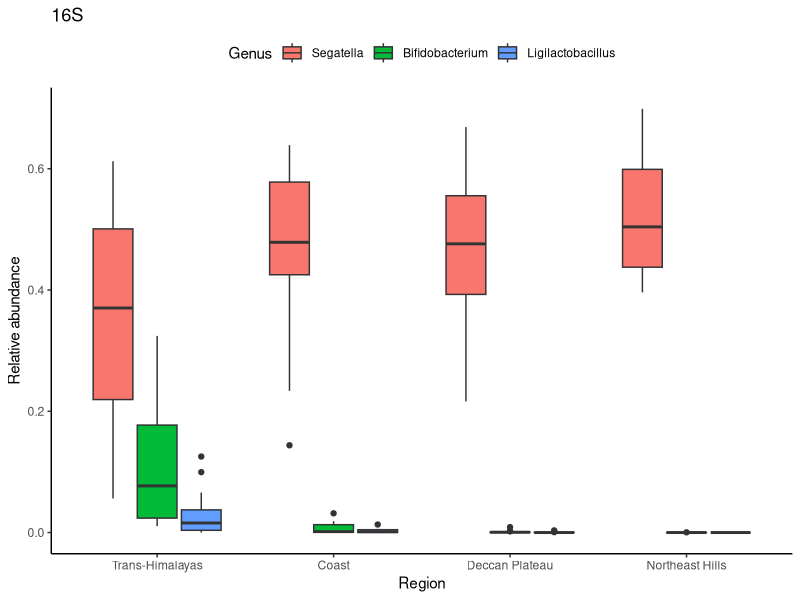
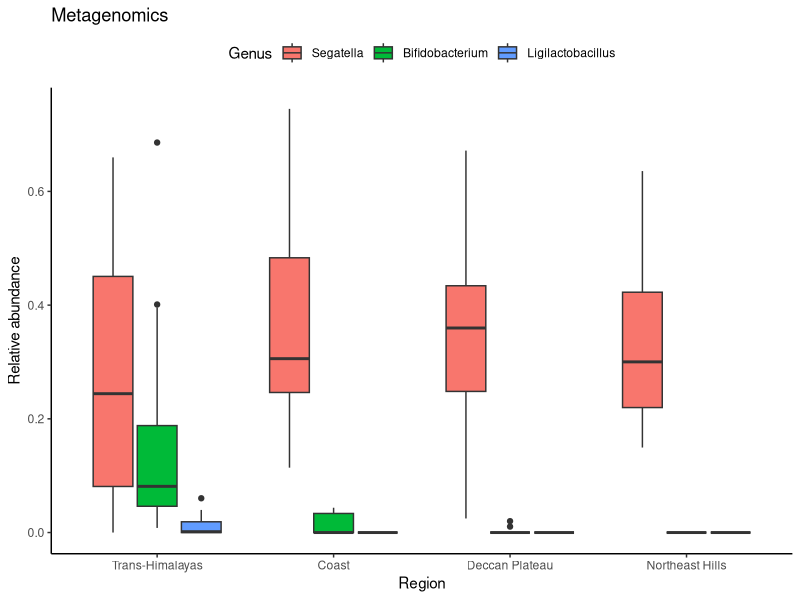
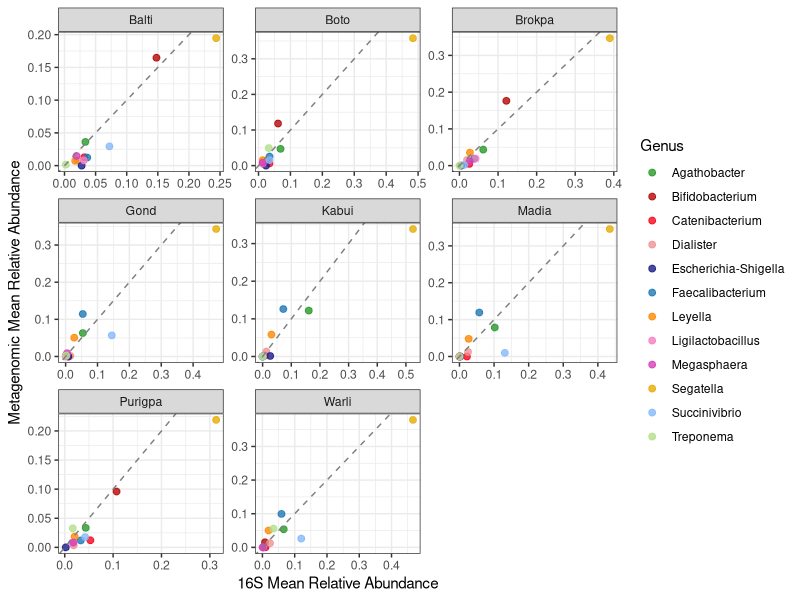
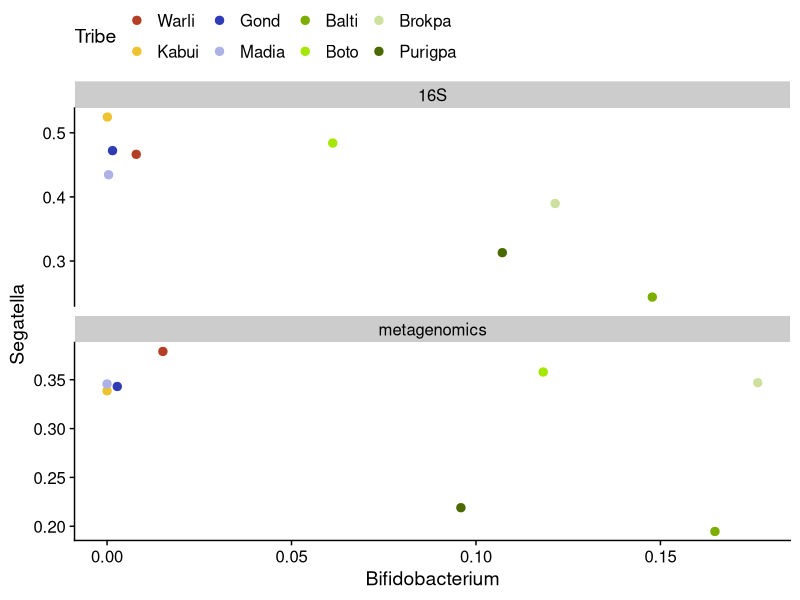
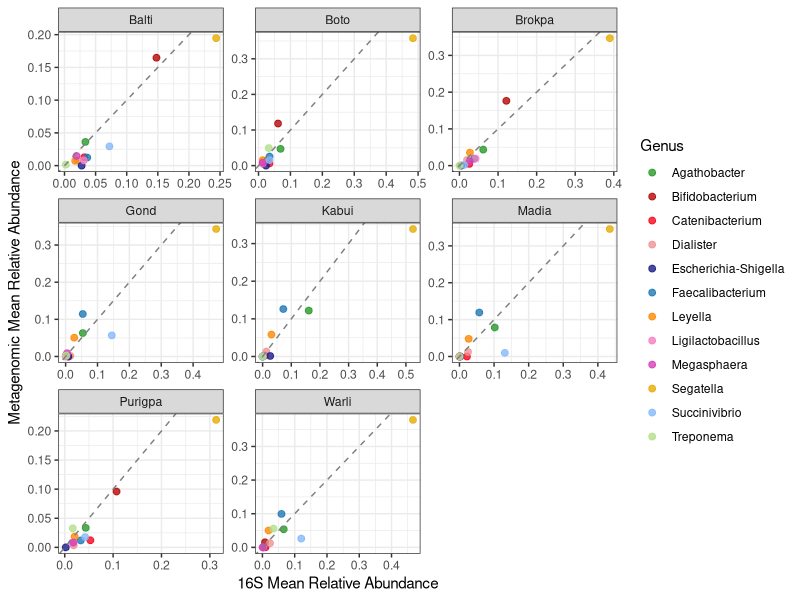

These figures' R source, in order:
library(reshape2)
library(data.table)
library(dplyr)
library(ggplot2)
library(stringr)
library(RColorBrewer)
library(cowplot)
library("pheatmap")
library(viridis)
library(tidyr)

path = "/Users/emily/Documents/SonnenburgPostdoc/IndianMicrobiome/Revision_October_2025/Github/"
setwd(path)


#################################################################################
#   Figure 4 Supplement 2 
#################################################################################


##################################################################################
#####   A: boxplots of Segatella, Bifidobacterium, and Ligilactobacillus by Region

#########
# 16S

### Read in abundance data 
d16 <-read.table("Fig2_relab_genus16S.csv", header = TRUE, sep = " ",stringsAsFactors = F,numerals="allow.loss")
d16 <- subset(d16,select=-c(AK_SK_31)) # has no metadata

## Remove outliers 
d16$AK_SK_49 = NULL
d16$AK_SK_10 = NULL
d16$AK_SK_32 = NULL
d16$AK_SR_6 = NULL
d16$AK_SG_17 = NULL
d16$AK_SG_18 = NULL
d16$AK_SR_1 = NULL
d16$AK_SR_2 = NULL
d16$AK_SR_4 = NULL # high Streptococcus

## Melt data
d16melt <- reshape::melt(d16, id = c("Genus"))
names(d16melt) <- c("Genus","Sample","Rel_ab") 
d16melt$Sample <- as.character(d16melt$Sample)

## Add tribe/region
meta <-read.table("sample_metadata.csv", header = TRUE, sep = ",",stringsAsFactors = T) 
meta<-subset(meta,meta$sample %in% d16melt$Sample)
meta <- meta %>% mutate(Region = str_replace(Region, "Central", "Deccan Plateau"))
meta <- meta %>% mutate(Region = str_replace(Region, "North-East", "Kabui"))
meta <- meta %>% mutate(Region = str_replace(Region, "North", "Trans-Himalayas"))
meta <- meta %>% mutate(Region = str_replace(Region, "West", "Coast"))
meta <- meta %>% mutate(Region = str_replace(Region, "Kabui", "Northeast Hills"))
meta <- meta %>% mutate(Tribe = str_replace(Tribe, "Gondia", "Gond"))
#
d16melt$Tribe = NA
d16melt$Region = NA 
for (row in 1:nrow(d16melt)){
  samplename = d16melt[row,2]
  tribe <- as.character(subset(meta,meta$sample==samplename)$Tribe)
  region <- as.character(subset(meta,meta$sample==samplename)$Region)
  d16melt[row,4] = tribe
  d16melt[row,5] = region
}

## Subset target genera &  Prepare df for plotting
target = c("Segatella","Bifidobacterium","Ligilactobacillus")
S42_16 = subset(d16melt,d16melt$Genus %in% target)
S42_16$Genus = factor(S42_16$Genus,levels=c("Segatella","Bifidobacterium","Ligilactobacillus"))
S42_16$Tribe = factor(S42_16$Tribe,levels=c("Balti","Brokpa","Purigpa","Boto","Warli","Madia","Gond","Kabui"))
S42_16$Region = factor(S42_16$Region,levels=c("Trans-Himalayas","Coast","Deccan Plateau","Northeast Hills"))

########################################################
###   Plot Figure 4 Supplement 2A (top, 16S)
#ragg::agg_png("Fig4_S2BA_16S.png", width = 4.5*1, height = 2.5*1, units = "in", res = 300)
ggplot(S42_16, aes(fill=Genus, y=Rel_ab, x=Region)) +  theme_classic() +
  geom_boxplot() +ylab("Relative abundance") + ggtitle("16S") +
  theme(legend.position="top")
#dev.off()    




##############
# metagenomics

d<-read.table("Fig2_relab_SRG.csv", header = TRUE, sep = ",",stringsAsFactors = FALSE,numerals="allow.loss") 

## Remove outliers 
outliers =c('AK_SK_49','AK_SK_10',"AK_SK_32","AK_SR_6",'AK_SG_17','AK_SG_18','AK_SR_1',"AK_SR_2","AK_SR_4")
d <- subset(d,(d$sample %in% outliers) == F)

## Instead of melting, make empty table with headers: Sample Genus Rel_ab
samples <- unique(d$sample)
genera = unique(d$genus)
genusRA <- data.frame(matrix(ncol = 3, nrow = length(samples)*length(genera)))
names(genusRA) <- c("Sample","Genus","Rel_ab")

# Fill it 
count=0
for (s in 1:length(samples)){
  sdf <- subset(d,d$sample==samples[[s]]) # for each sample 
  sdf$rel_ab_adj = sdf$rel_ab*(1/sum(sdf$rel_ab)) # scale RA to sum to 1 (aka ignore unclassified reads)
  for (t in 1:length(genera)){ # for each genus 
    count = count+1
    genusRA[count,1] = as.character(samples[[s]])
    genusRA[count,2]= as.character(genera[[t]])
    
    if ( (genera[[t]] %in% sdf$genus)==TRUE){
      rows <- subset(sdf,sdf$genus == genera[[t]]) 
      genusRA[count,3] = sum(rows$rel_ab_adj)  # save the rel_ab for all genomes in the genus 
    } else (genusRA[count,3]=0)
  }
}

genusRA <- subset(genusRA,genusRA$Genus!='')


## Add tribe/region
meta2 <-read.table("sample_metadata.csv", header = TRUE, sep = ",",stringsAsFactors = T)  # 1 fewer sample than 16S b/c AK_SG_19 failed metagenomic sequence
meta2<-subset(meta2,meta2$sample %in% genusRA$Sample)
meta2 <- meta2 %>% mutate(Region = str_replace(Region, "Central", "Deccan Plateau"))
meta2 <- meta2 %>% mutate(Region = str_replace(Region, "North-East", "Kabui"))
meta2 <- meta2 %>% mutate(Region = str_replace(Region, "North", "Trans-Himalayas"))
meta2 <- meta2 %>% mutate(Region = str_replace(Region, "West", "Coast"))
meta2 <- meta2 %>% mutate(Region = str_replace(Region, "Kabui", "Northeast Hills"))
meta2 <- meta2 %>% mutate(Tribe = str_replace(Tribe, "Gondia", "Gond"))
#
genusRA$Tribe = NA
genusRA$Region = NA 
for (row in 1:nrow(genusRA)){
  samplename = genusRA[row,1]
  tribe <- as.character(subset(meta2,meta2$sample==samplename)$Tribe)
  region <- as.character(subset(meta2,meta2$sample==samplename)$Region)
  genusRA[row,4] = tribe
  genusRA[row,5] = region
}

## Subset target genera &  Prepare df for plotting
S42_meta = subset(genusRA, genusRA$Genus %in% target)
S42_meta$Genus = factor(S42_meta$Genus,levels=c("Segatella","Bifidobacterium","Ligilactobacillus"))
S42_meta$Tribe = factor(S42_meta$Tribe,levels=c("Balti","Brokpa","Purigpa","Boto","Warli","Madia","Gond","Kabui"))
S42_meta$Region = factor(S42_meta$Region,levels=c("Trans-Himalayas","Coast","Deccan Plateau","Northeast Hills"))

####### Plot Figure 4 Supplement 2A (bottom, metagenomics)
#ragg::agg_png("Fig4_S2A_meta.png", width = 4.5*1, height = 2.5*1, units = "in", res = 300)
ggplot(S42_meta, aes(fill=Genus, y=Rel_ab, x=Region)) +  theme_classic() +
  geom_boxplot() +ylab("Relative abundance") + ggtitle("Metagenomics")  +
  theme(legend.position="top")
#dev.off()    



##################################################################################
#####   B: Scatterplots of Segatella X Bifidobacterium per tribe

# Summarize each data type by genus and tribe 
totals16 <- d16melt %>% dplyr::group_by(Genus, Tribe) %>% dplyr::summarise(mean_Rel_ab = mean(Rel_ab))
totalsmeta <- genusRA %>% dplyr::group_by(Genus, Tribe) %>% dplyr::summarise(mean_Rel_ab = mean(Rel_ab))

### Subset Segatella and Bifido to calculate correlation
temp16Bifido <- subset(totals16,totals16$Genus %in% c("Bifidobacterium") )
temp16Sega <- subset(totals16,totals16$Genus %in% c("Segatella") )
summary(lm(temp16Bifido$mean_Rel_ab~temp16Sega$mean_Rel_ab)) # R2 = 0.674, p = 0.007656
#
tempMetaBifido <- subset(totalsmeta,totalsmeta$Genus %in% c("Bifidobacterium") )
tempMetaSega <- subset(totalsmeta,totalsmeta$Genus %in% c("Segatella") )
summary(lm(tempMetaBifido$mean_Rel_ab~tempMetaSega$mean_Rel_ab)) # R2 = 0.1045, p = 0.226


### Organize to plot
# 16S
plotdata16= as.data.frame(cbind(temp16Bifido$mean_Rel_ab,temp16Sega$mean_Rel_ab,temp16Sega$Tribe))
names(plotdata16) =c("Bifidobacterium","Segatella","Tribe")
plotdata16$Tribe=factor(plotdata16$Tribe,levels = c("Warli","Kabui","Gond","Madia","Balti","Boto","Brokpa","Purigpa"))
plotdata16$data.type = "16S"
# metagenomics
plotdataM= as.data.frame(cbind(tempMetaBifido$mean_Rel_ab,tempMetaSega$mean_Rel_ab,tempMetaSega$Tribe))
names(plotdataM) =c("Bifidobacterium","Segatella","Tribe")
plotdataM$Tribe=factor(plotdataM$Tribe,levels = c("Warli","Kabui","Gond","Madia","Balti","Boto","Brokpa","Purigpa"))
plotdataM$data.type = "metagenomics"
# combine
plotdata = rbind(plotdata16,plotdataM)
plotdata$Bifidobacterium=as.numeric(plotdata$Bifidobacterium)
plotdata$Segatella=as.numeric(plotdata$Segatella)



########################################################
###   Plot Figure 4 Supplement 2B 
x=ggplot(plotdata, aes(x=Bifidobacterium, y=Segatella)) +
  geom_point(aes(color=Tribe),size=2.5) + theme_cowplot() +
  theme(legend.position = "top") +
  scale_colour_manual(values = c("#b33f25","#edc42f","#2f3cb5","#acb2e6","#7CAE00","#a5e602","#cde09d","#4b6901") )
M <- x + facet_wrap(~data.type,scales="free_y",nrow=2) # see https://stats.stackexchange.com/questions/24806/dropping-unused-levels-in-facets-with-ggplot2


ggsave("Fig4_S2B.png",plot=M,width=3.9*1.2,height=4.7*1.2,units="in")



########################################################
### Code for Panel C is in "Fig4_StackedBar_Tribe.R"





#################################################################################
#   Correlations between taxa types in abundances of main taxa
#################################################################################

# how many genera are shared between data types? 
genera_16S = unique(d16melt$Genus)
genera_M = unique(genusRA$Genus)
#
which(genera_16S %in% genera_M)
shared = genera_16S[which(genera_16S %in% genera_M)]
length(shared); shared

# let's look at the abundant genera in Figure 4A
fig4a = c("Segatella","Leyella","Bifidobacterium","Catenibacterium","UCG-002",
             "Megasphaera","Ligilactobacillus","Dialister","Asteroleplasma","Faecalibacterium",
             "Agathobacter","Succinivibrio","Treponema","Escherichia-Shigella","Ruminobacter")

# some of these genera AREN'T in the metagenomic data 
fig4a[-which(fig4a %in% genera_M)]  # UCG-002 Asteroleplasma Treponema Eschericia-Shigella Ruminobacter 

# metagenomics does have "Treponema_D" and "Escherichia" -- rename to match 16S 
# for the other taxa, we'll add to genusRA at 0 abundance after summarizing shortly 
genusRA2 <- genusRA %>% mutate(Genus = str_replace(Genus, "Treponema_D", "Treponema"))
genusRA2 <- genusRA2 %>% mutate(Genus = str_replace(Genus, "Escherichia", "Escherichia-Shigella"))

plotM = subset(genusRA2,genusRA2$Genus %in% fig4a)
plot16 = subset(d16melt,d16melt$Genus %in% fig4a)
length(unique(plotM$Genus))
length(unique(plot16$Genus))

### get the mean rel_ab of each of these taxa by tribe and data type
mean16 <- plot16 %>% dplyr::group_by(Genus,Tribe) %>% dplyr::summarise(mean_Rel_ab = mean(Rel_ab))
meanmeta <- plotM %>% dplyr::group_by(Genus,Tribe) %>% dplyr::summarise(mean_Rel_ab = mean(Rel_ab))

# drop the 3 taxa from 16S that don't have equivalents in metagenomics 
mean16<-subset(mean16,mean16$Genus %in% meanmeta$Genus)

# now we can plot abundance correlations!
# if we combine both datatypes into one df
mean16$data.type = "16S"
meanmeta$data.type = "meta"
plotdata <- rbind(mean16,meanmeta)


# Pivot wider so that each Genus has both 16S and metag values
df_wide <- plotdata %>%
  pivot_wider(
    names_from = data.type,
    values_from = mean_Rel_ab )

# Define the colors 
genus_vec = c("Segatella","Leyella","Bifidobacterium","Catenibacterium",
                        "Megasphaera","Ligilactobacillus","Dialister","Faecalibacterium",
                        "Agathobacter","Succinivibrio","Treponema","Escherichia-Shigella")
              

color_vec = c("#E6AB02",'#fc8803',"#b30707",'#f5051d',
              '#d43fb6',  '#f57fc0','#f09292',"#1F78B4",
  '#29992b','#84b9fa',"#B2DF8A",'#1b1d87')
colortable= as.data.frame(cbind(color_vec,genus_vec))
names(colortable)=c("color","Genus")  

# combine with df_wide
df_wide2 <- df_wide %>%
  left_join(colortable, by = "Genus")

# Then make scatterplot faceted by Tribe
z = ggplot(df_wide, aes(x = `16S`, y = meta)) +
  geom_point(aes(color = Genus), size = 2, alpha = 0.8) +
  facet_wrap(~ Tribe, scales = "free") +
  scale_color_manual(values = setNames(df_wide2$color, df_wide2$Genus)) +
  geom_abline(slope = 1, intercept = 0, linetype = "dashed", color = "gray50") +
  theme_bw() +
  labs( x = "16S Mean Relative Abundance",
    y = "Metagenomic Mean Relative Abundance" )
z

# Looks good -- save!
ggsave("Fig4_SX.pdf", plot=z,width=8,height=6,units="in")


# calculate linear models for each tribe
tribes = unique(meanmeta$Tribe)
genera = unique(df_wide2$Genus)

for (t in 1:length(tribes)) {
    temp = subset(df_wide,df_wide$Tribe == tribes[t])
    print(tribes[t])
    print(summary(lm(temp$meta~temp$`16S`)))
  }

# Tribe R2 p-val
# Balti  0.9202 5.09e-07 
# Boto  0.9347 1.85e-07 
# Brokpa  0.9467 6.69e-08 
# Gond 0.9046  1.257e-06
# Kabui 0.9303  2.577e-07
# Madia 0.8501  1.227e-05
# Purigpa  0.9519 3.989e-08
# Warli 0.9139  7.463e-07
